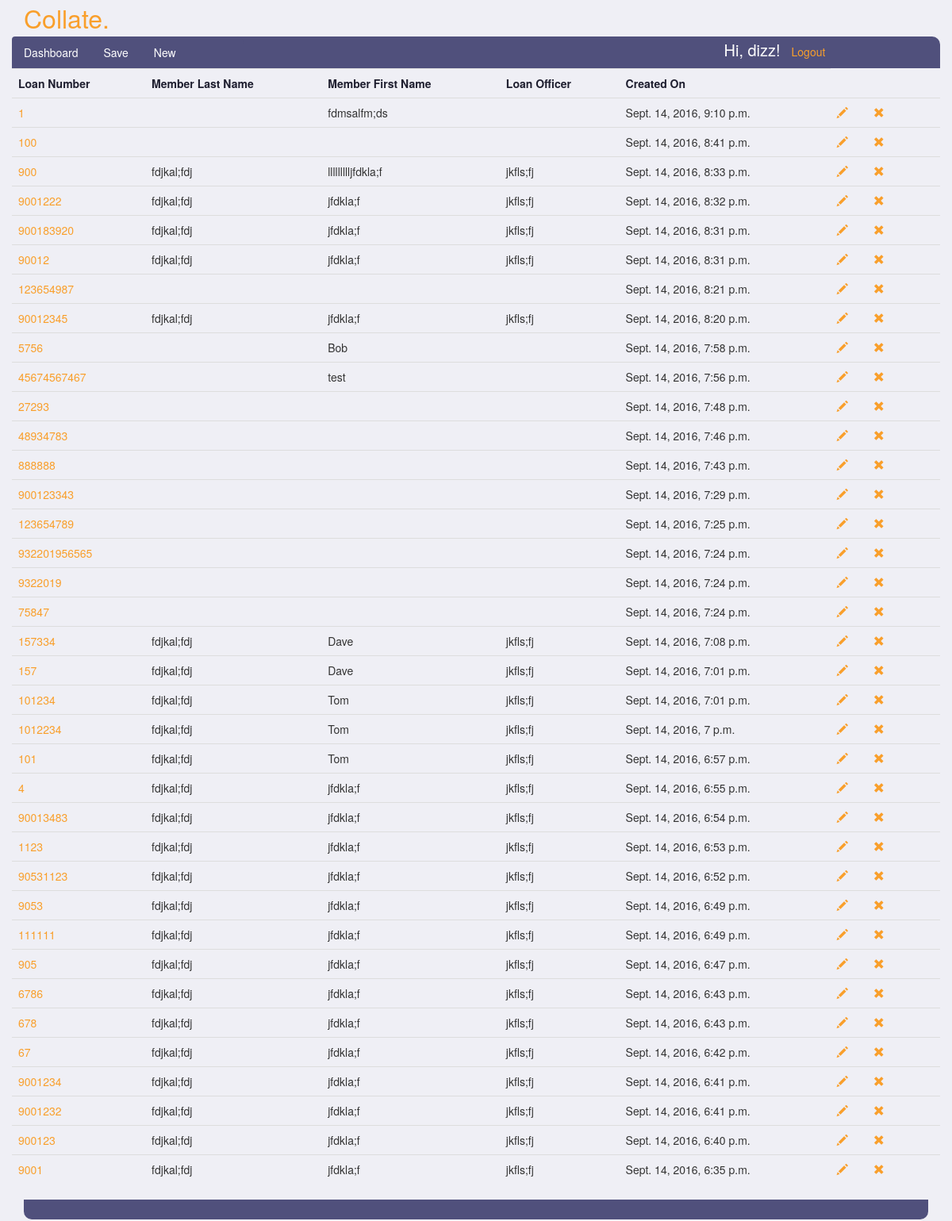
The page /dizz/submittals/ (signed in) on the database as committed earlier.
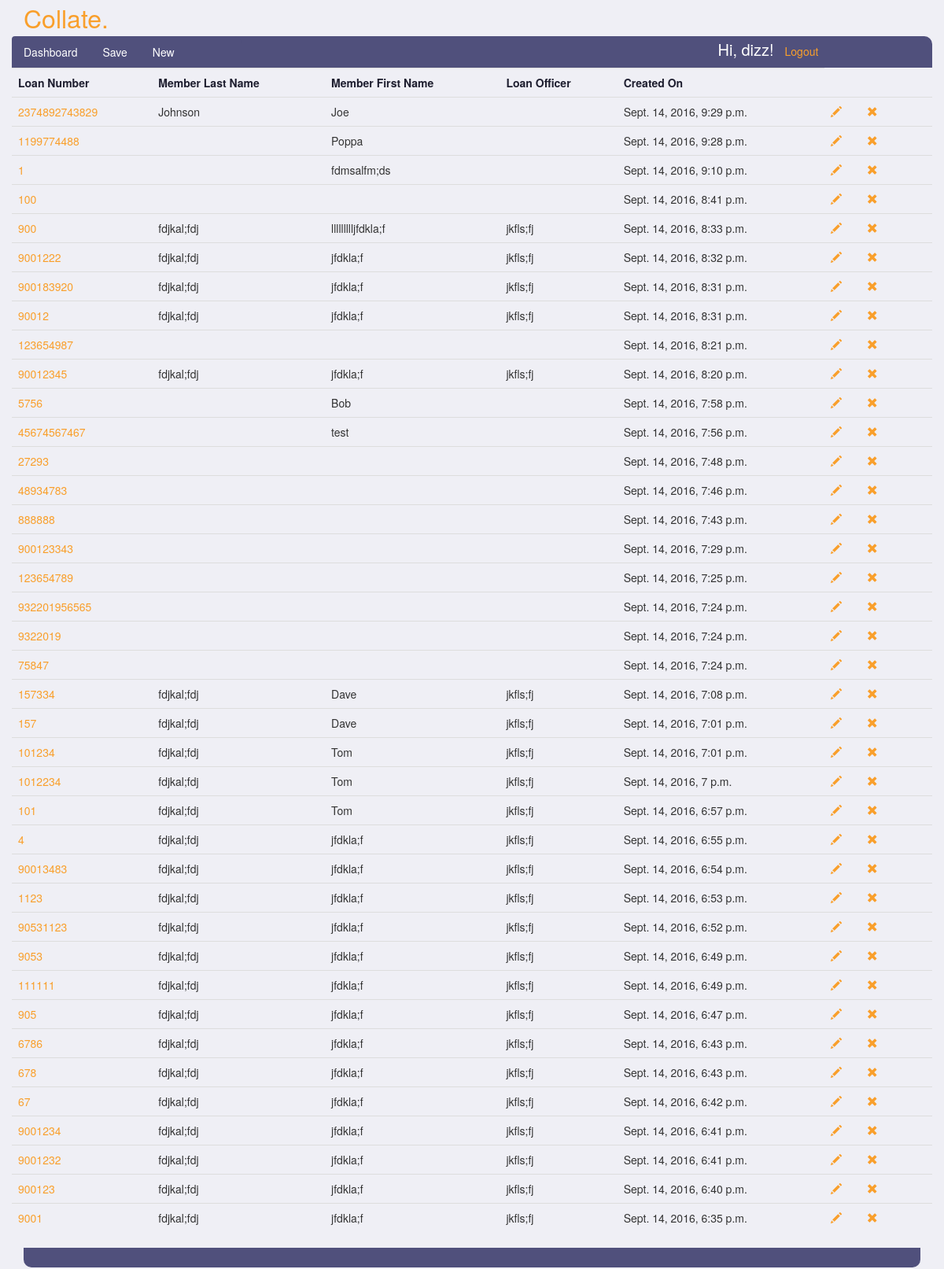
The same page on the database as committed later.
### submittals/models.py (models this page shows, shortened)
class Submittal(models.Model):
    ACCOUNT_TYPES = (
        ('EQ', 'Equity Line of Credit'),
        ('EL', 'Equity Loan'),
    )
    PAY_TYPES = (
        ('BW', 'Bi-Weekly'),
        ('SM', 'Semi-Monthly'),
        ('MO', 'Monthly'),
        ('WK', 'Weekly'),
    )
    loan_number = models.PositiveIntegerField(unique=True)
    account_type = models.CharField(max_length=256, blank=True, choices=ACCOUNT_TYPES)
    loan_officer = models.CharField(max_length=256, blank=True)
    loan_processor = models.ForeignKey(Person, related_name="submittals", null=True, blank=True)
    loan_story = models.CharField(max_length=2560, blank=True)
    b1_first_name = models.CharField(max_length=256, blank=True)
    b1_last_name = models.CharField(max_length=256, blank=True)
    b2_first_name = models.CharField(max_length=256, blank=True)
    b2_last_name = models.CharField(max_length=256, blank=True)
    b1_employer_name = models.CharField(max_length=256, blank=True)
    b2_employer_name = models.CharField(max_length=256, blank=True)
    b1_hire_date = models.CharField(max_length=256, blank=True)
    b2_hire_date = models.CharField(max_length=256, blank=True)
    b1_income_amount = models.PositiveIntegerField(null=True, blank=True)
    b2_income_amount = models.PositiveIntegerField(null=True, blank=True)
    b1_pay_frequency = models.CharField(max_length=256, blank=True, choices=PAY_TYPES)
    b2_pay_frequency = models.CharField(max_length=256, blank=True, choices=PAY_TYPES)
    b1_period_end_date = models.CharField(max_length=256, blank=True)
    b2_period_end_date = models.CharField(max_length=256, blank=True)
    b1_income_output = models.CharField(max_length=256, blank=True)
    b2_income_output = models.CharField(max_length=256, blank=True)
    created_at = models.DateTimeField(auto_now=True)

### submittals/views.py (the view)
# urls.py: url(r'^(?P<username>\w+)/submittals/$', views.dashboard, name='dashboard'),
@login_required
def dashboard(request, username):
    if request.method == 'GET':
        person = Person.objects.get(user=request.user)
        submittals = person.submittals.all().order_by('-created_at')
    return render(request, 'dashboard.html', {'submittals': submittals})

### templates/dashboard.html (shortened to what this page needs)
{% extends 'submittal-layout.html' %}
{% block body %}
<div class="container">
<main class="drop-down">
    <section class="row dashboard-first-row">
        <table class="table table-hover submittal-list">
        <tr>
            <th>Loan Number</th>
            <th>Member Last Name</th>
            <th>Member First Name</th>
            <th>Loan Officer</th>
            <th>Created On</th>
        </tr>
        {% for s in submittals %}
            <tr id="item-{{ s.id }}">
                <td><a href="/{{ request.user.username }}/submittals/{{ s.id }}">{{ s.loan_number }}</a></td>
                <td>{{ s.b1_last_name }}</td>
                <td>{{ s.b1_first_name }}</td>
                <td>{{ s.loan_officer }}</td>
                <td>{{ s.created_at }}</td>
                <td><a href="/{{ request.user.username }}/submittals/{{ s.id }}"><span title="Edit" id="{{ s.id }}"
                          class="glyphicon glyphicon-pencil edit-glyphicon"></span></a></td>
                <td><span title="Delete" id="{{ s.id }}"
                          class="glyphicon glyphicon-remove delete-glyphicon delete-submit"></span></td>
            </tr>
        {% endfor %}
            </table>
        </section>
    <div class="nav-bottom"></div>
            </div>
{% endblock %}

### templates/submittal-layout.html (shortened to what this page needs)
<!DOCTYPE html>
<html>
<head>
<link rel="stylesheet" href="https://maxcdn.bootstrapcdn.com/bootstrap/3.3.7/css/bootstrap.min.css"
>
{% load static %}
<link rel="stylesheet" type="text/css" href="{% static 'css/submittals.css' %}">
    <link rel="stylesheet" type="text/css" href="{% static 'css/dashboard.css' %}">
</head>
<body>
<div class="container">
    <div class="row">
        <div class="col-xs-2 title"><a href='/'>Collate.</a></div>
    </div>
    <div class="row">
<header class="nav">
    <ul class="nav nav-pills col-md-3 col-sm-5 col-xs-8">
      <li role="presentation" class="active"><a href="/{{ user.username }}/submittals/">Dashboard</a></li>
      <li role="presentation"><a onClick="saveSubmit(); return false;" id="save" href="">Save</a></li>
      <li role="presentation"><a href="/{{ user.username }}/submittals/new/">New</a></li>
</ul>
        <ul class="col-md-3 pull-right list-inline logout-list">
            <li><h5>Hi, {{ request.user.username }}!</h5></li>
            <li><a href="/logout_user/">Logout</a></li>
            </ul>
        </header>
    </div>
</div>
{% block body %}
{% endblock %}
</body>
</html>

### submittals/static/css/submittals.css (style rules this page uses)
.title a { margin-top: 5px; padding: 0px; color: #f99f2b !important; font-family: Helvetica Neue, Helvetica, Arial, sans-serif; letter-spacing: 0; font-size: 32px; }
body { background-color: #efeff5; }
a { color: white; }
h5 { margin: 0; font-size: 20px; }
.nav { background-color: #50507c; border-top-right-radius: 10px; border-top-left-radius: 10px; color: white; }
.nav .active a { background-color: #50507c !important; }
.logout-list { margin-top: 6px; }
.logout-list li a { color: #f99f2b; }

### submittals/static/css/dashboard.css (style rules this page uses)
.table { border-color: #000; border-bottom: 0 !important; }
.table th { background-color: #efeff5 !important; color: #1e1e2f; }
.table a { color: #f99f2b; }
.nav-bottom { background-color: #50507c; height: 25px; border-bottom-right-radius: 10px; border-bottom-left-radius: 10px; color: white; }
.delete-glyphicon { margin-right: 30px; font-size: 14px; color: #f99f2b; cursor: pointer; }

Rows that differ between the two databases and show on the page:
added Submittal: loan_number "2374892743829", b1_last_name "Johnson", b1_first_name "Joe", created_at "Sept. 14, 2016, 9:29 p.m."
added Submittal: loan_number "1199774488", b1_first_name "Poppa", created_at "Sept. 14, 2016, 9:28 p.m."
